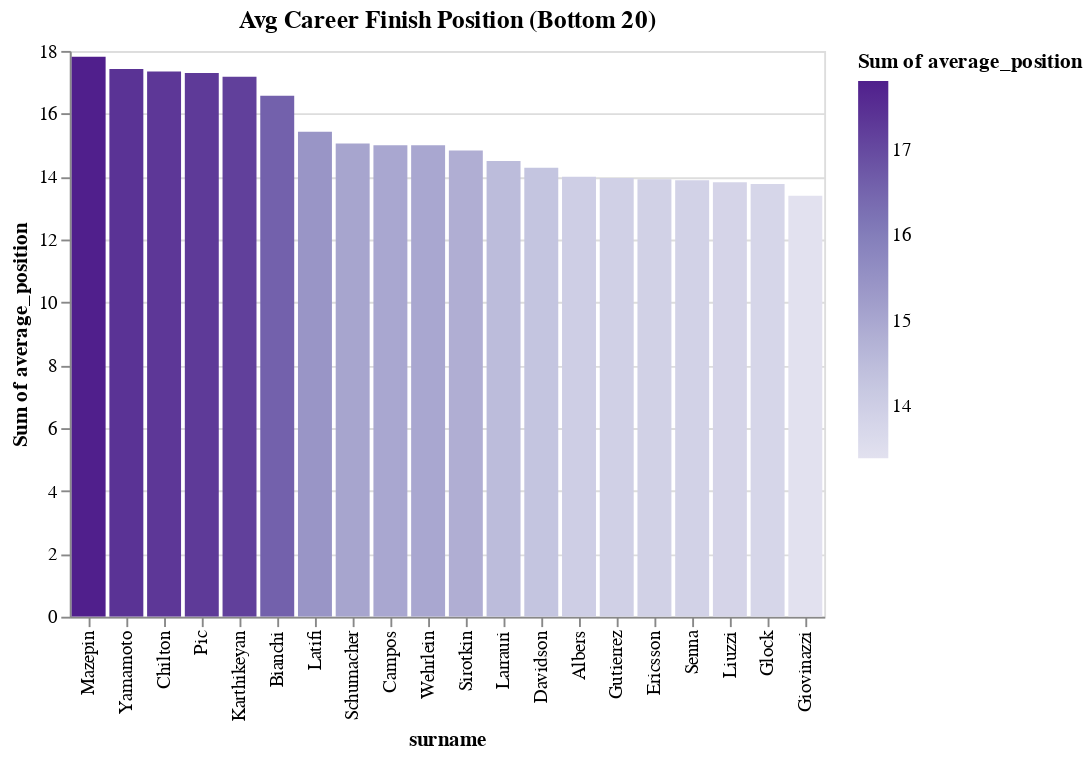

Here is the notebook cell this chart was saved with:
### Markdown cell above
The data shows us that the driver with the lowest average finishing position with a minimum of 20 career races is Nikita Mazepin, with an average of 17.8, followed by Sakon Yamamoto with 17.4. See below for visualisation:

### Code cell
DeepnoteChart(df_10, """{"layer":[{"layer":[{"mark":{"clip":true,"type":"bar","tooltip":true},"encoding":{"x":{"sort":null,"type":"nominal","field":"surname","scale":{"type":"linear"}},"y":{"sort":null,"type":"quantitative","field":"average_position","scale":{"type":"linear"},"format":{"type":"default","decimals":null},"aggregate":"sum","formatType":"numberFormatFromNumberType"},"color":{"sort":null,"type":"quantitative","field":"average_position","scale":{"scheme":"purples"},"aggregate":"sum"}}}]}],"title":"Avg Career Finish Position (Bottom 20)","config":{"legend":{}},"$schema":"https://vega.github.io/schema/vega-lite/v5.json","encoding":{}}""")

### Figure 1 — Vega-Lite specification as saved in the notebook (floating-point values rounded to 4 significant figures)
{"layer": [{"layer": [{"mark": {"clip": true, "type": "bar", "tooltip": true}, "encoding": {"x": {"sort": null, "type": "nominal", "field": "surname", "scale": {"type": "linear"}}, "y": {"sort": null, "type": "quantitative", "field": "average_position", "scale": {"type": "linear"}, "format": {"type": "default", "decimals": null}, "aggregate": "sum", "formatType": "numberFormatFromNumberType"}, "color": {"sort": null, "type": "quantitative", "field": "average_position", "scale": {"scheme": "purples"}, "aggregate": "sum"}}}]}], "title": "Avg Career Finish Position (Bottom 20)", "config": {"legend": {}}, "$schema": "https://vega.github.io/schema/vega-lite/v5.json", "encoding": {}, "data": {"values": [{"driverID": 853, "average_position": 17.81, "total_races": 22, "surname": "Mazepin", "forename": "Nikita"}, {"driverID": 29, "average_position": 17.43, "total_races": 21, "surname": "Yamamoto", "forename": "Sakon"}, {"driverID": 820, "average_position": 17.34, "total_races": 35, "surname": "Chilton", "forename": "Max"}, {"driverID": 819, "average_position": 17.3, "total_races": 39, "surname": "Pic", "forename": "Charles"}, {"driverID": 39, "average_position": 17.18, "total_races": 48, "surname": "Karthikeyan", "forename": "Narain"}, {"driverID": 824, "average_position": 16.57, "total_races": 34, "surname": "Bianchi", "forename": "Jules"}, {"driverID": 849, "average_position": 15.43, "total_races": 61, "surname": "Latifi", "forename": "Nicholas"}, {"driverID": 854, "average_position": 15.05, "total_races": 44, "surname": "Schumacher", "forename": "Mick"}, {"driverID": 167, "average_position": 15, "total_races": 21, "surname": "Campos", "forename": "Adrian"}, {"driverID": 836, "average_position": 15, "total_races": 39, "surname": "Wehrlein", "forename": "Pascal"}, {"driverID": 845, "average_position": 14.83, "total_races": 21, "surname": "Sirotkin", "forename": "Sergey"}, {"driverID": 165, "average_position": 14.5, "total_races": 21, "surname": "Larrauri", "forename": "Oscar"}, {"driverID": 19, "average_position": 14.29, "total_races": 24, "surname": "Davidson", "forename": "Anthony"}, {"driverID": 27, "average_position": 14, "total_races": 46, "surname": "Albers", "forename": "Christijan"}, {"driverID": 821, "average_position": 13.96, "total_races": 59, "surname": "Gutierrez", "forename": "Esteban"}, {"driverID": 828, "average_position": 13.92, "total_races": 97, "surname": "Ericsson", "forename": "Marcus"}, {"driverID": 811, "average_position": 13.89, "total_races": 46, "surname": "Senna", "forename": "Bruno"}, {"driverID": 24, "average_position": 13.82, "total_races": 81, "surname": "Liuzzi", "forename": "Vitantonio"}, {"driverID": 10, "average_position": 13.77, "total_races": 95, "surname": "Glock", "forename": "Timo"}, {"driverID": 841, "average_position": 13.39, "total_races": 62, "surname": "Giovinazzi", "forename": "Antonio"}]}}
